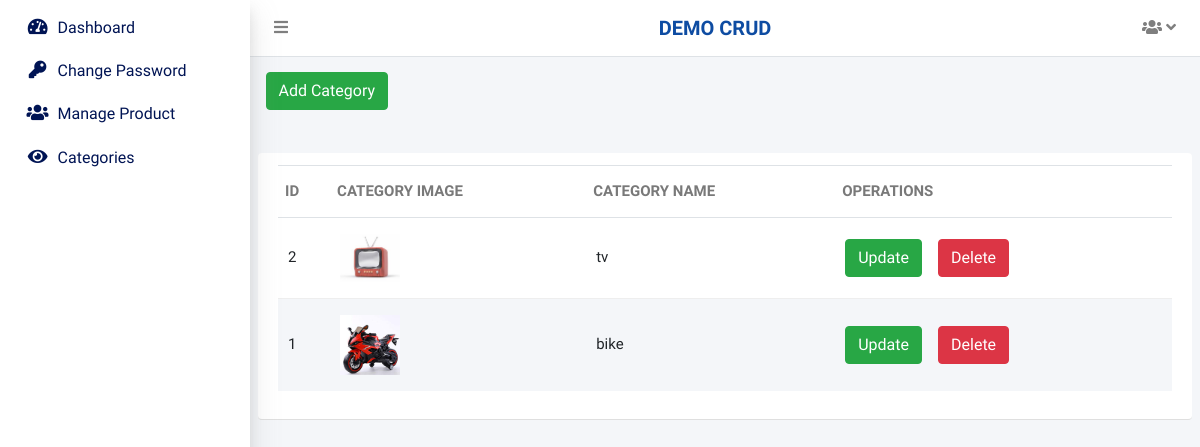
The app's page /admin/view-category.php (signed in) with its own data.
### tables this page shows
CREATE TABLE `tbl_category` (
  `id` int(11) NOT NULL,
  `category_image` varchar(255) NOT NULL,
  `category_name` varchar(255) NOT NULL
);

### include/DbConfig.php (called while the page is built, shortened)
<?php
class DbConfig
{
    private $_host = 'localhost';
    private $_username = 'root';
    private $_password = '';
    private $_database = 'projects';
    protected $connection;
    public function __construct()
    {
        if (!isset($this->connection)) {
            $this->connection = new mysqli($this->_host, $this->_username, $this->_password, $this->_database);
        }
        return $this->connection;
    }
}
?>

### include/Crud.php (called while the page is built, shortened)
<?php
include_once 'DbConfig.php';
class Crud extends DbConfig
{
    public function getData($query)
    {
        $result = $this->connection->query($query);
        $rows = array();
        while ($row = $result->fetch_assoc()) {
            $rows[] = $row;
        }
        return $rows;
    }
}
?>

### admin/view-category.php (the view, shortened to what this page needs)
<?php require("admin-header.php");
include_once 'DbConfig.php';
?>
<div class="content-wrapper">
    <section class="content-header">
        <div class="container-fluid">
            <div class="row mb-2">
                <div class="col-sm-6">
                    <div class="heds-new">
                        <a href = category.php class="btn btn-success">Add Category </a>
                    </div>
                </div>
            </div>
        </div>
    </section>
    <section class="content nw-list">
        <div class="row d-flex align-items-stretch">
            <div class="col-lg-12">
                <div class="card-body listing-list">
                    <div class="table-tabs w-100 float-left">
                        <?php
				    	$where = '   ';
						?>
                        <table class="table style-1 tbl-listings">
                            <thead>
                                <tr role="row">
                                    <th>Id</th>
									<th>category Image</th>
                                    <th>category Name</th>
                                    <th>Operations</th>
                                </tr>
                            </thead>
                            <tbody>
                                <?php
								$rowsperpage = PAGINATION;
								if (isset($_GET['currentpage']) && is_numeric($_GET['currentpage'])) {
									$currentpage = (int) $_GET['currentpage'];
								} else {
									$currentpage = 1;
								}
								$offset = ($currentpage - 1) * $rowsperpage;
								$sql = "SELECT * FROM " . TABLE_PREFIX . "category where 1=1 $where order by id desc LIMIT " . $offset . ", " . $rowsperpage . "";
								$result = $crud->getData($sql);
								foreach ($result as $obj) {
								?>
                                <tr>
								    <td>
									<?php echo $obj['id'];  ?>
                                    </td>
									<td>
									<img src=<?php echo $obj['category_image']?>>
									</td>
                                    <td>
									<?php echo $obj['category_name'];  ?>
                                    </td>
									<td>
									 <a href ="update-category.php?id=<?php echo $obj[id]; ?>" class="btn btn-success mr-3">Update
									 <a href ="delete-category.php?id=<?php echo $obj[id]; ?>" class="btn btn-danger">Delete
									</td>
                                </tr>
                                <?php }
								?>
                            </tbody>
                        </table>
                    </div>
                </div>
            </div>
        </div>
    </section>
    <?php
	require("admin-footer.php");
	?>

### records on screen
tbl_category: id "2", category_image (picture), category_name "tv"
tbl_category: id "1", category_image (picture), category_name "bike"

### other values on screen
SITE_TITLE "DEMO CRUD"
